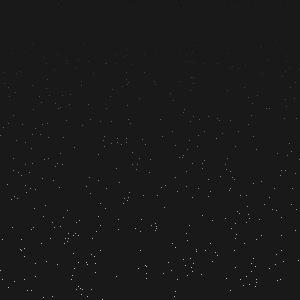
Frame 1 (no input)
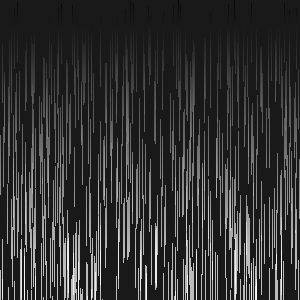
Frame 60 (the mouse pressed at the canvas centre just before this capture)
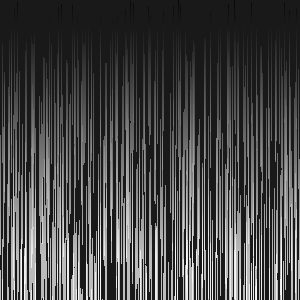
Frame 120 (the mouse held since frame 60 and released just before this capture)

The Processing sketch that drew these frames (run headless with seeded random() and noise(); from frame 60 on, the mouse is pressed at the canvas centre):

// Processing sketch: processing_39802
// ── processing_39802.pde

int num = 500;  

float [] x= new float[num]; //array to store x-coordinates
float [] y= new float[num]; //array to store y-coordinates

void setup() {
  size(300, 300);
  background(25);
  frameRate(15); //speed.
  smooth();

  for (int i=0; i<num; i++) {
    x[i] = random(width);
    y[i] = random(height);
  }
}

void draw() {

  for (int i=0; i<num; i++) {
    
    stroke(y[i]);
    point(x[i], y[i]);
    y[i] = y[i] + 1; //updates y coordinates.
  }
}
